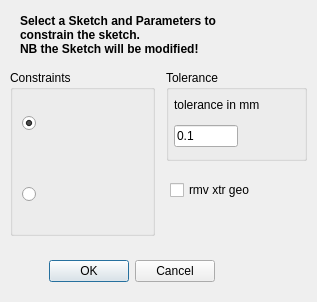
<?xml version="1.0" encoding="UTF-8"?>
<ui version="4.0">
 <class>CDialog</class>
 <widget class="QDialog" name="CDialog">
  <property name="geometry">
   <rect>
    <x>0</x>
    <y>0</y>
    <width>317</width>
    <height>302</height>
   </rect>
  </property>
  <property name="windowTitle">
   <string>Dialog</string>
  </property>
  <property name="windowIcon">
   <iconset>
    <normaloff>Sketcher_LockAll.png</normaloff>Sketcher_LockAll.png</iconset>
  </property>
  <property name="toolTip">
   <string notr="true"/>
  </property>
  <property name="statusTip">
   <string notr="true"/>
  </property>
  <property name="whatsThis">
   <string notr="true"/>
  </property>
  <widget class="QDialogButtonBox" name="buttonBox">
   <property name="geometry">
    <rect>
     <x>8</x>
     <y>255</y>
     <width>207</width>
     <height>32</height>
    </rect>
   </property>
   <property name="orientation">
    <enum>Qt::Horizontal</enum>
   </property>
   <property name="standardButtons">
    <set>QDialogButtonBox::Cancel|QDialogButtonBox::Ok</set>
   </property>
  </widget>
  <widget class="QLabel" name="Label_howto">
   <property name="geometry">
    <rect>
     <x>20</x>
     <y>5</y>
     <width>265</width>
     <height>61</height>
    </rect>
   </property>
   <property name="toolTip">
    <string notr="true">Select a Sketch and Parameters
to constraint the sketch
NB the Sketch will be modified!</string>
   </property>
   <property name="statusTip">
    <string notr="true"/>
   </property>
   <property name="whatsThis">
    <string notr="true"/>
   </property>
   <property name="text">
    <string notr="true">&lt;b&gt;Select a Sketch and Parameters to&lt;br&gt;constrain the sketch.&lt;br&gt;NB the Sketch will be modified!&lt;/b&gt;</string>
   </property>
  </widget>
  <widget class="QGroupBox" name="Constraints">
   <property name="geometry">
    <rect>
     <x>10</x>
     <y>70</y>
     <width>145</width>
     <height>166</height>
    </rect>
   </property>
   <property name="toolTip">
    <string notr="true"/>
   </property>
   <property name="statusTip">
    <string notr="true"/>
   </property>
   <property name="whatsThis">
    <string notr="true"/>
   </property>
   <property name="title">
    <string notr="true">Constraints</string>
   </property>
   <widget class="QWidget" name="verticalLayoutWidget">
    <property name="geometry">
     <rect>
      <x>12</x>
      <y>20</y>
      <width>125</width>
      <height>137</height>
     </rect>
    </property>
    <layout class="QVBoxLayout" name="verticalLayout">
     <item>
      <widget class="QRadioButton" name="all_constraints">
       <property name="minimumSize">
        <size>
         <width>92</width>
         <height>64</height>
        </size>
       </property>
       <property name="toolTip">
        <string notr="true">Lock Coincident, Horizontal
and Vertical</string>
       </property>
       <property name="text">
        <string notr="true"/>
       </property>
       <property name="icon">
        <iconset>
         <normaloff>Sketcher_LockAll.png</normaloff>Sketcher_LockAll.png</iconset>
       </property>
       <property name="iconSize">
        <size>
         <width>48</width>
         <height>48</height>
        </size>
       </property>
       <property name="checked">
        <bool>true</bool>
       </property>
      </widget>
     </item>
     <item>
      <widget class="QRadioButton" name="coincident">
       <property name="minimumSize">
        <size>
         <width>92</width>
         <height>64</height>
        </size>
       </property>
       <property name="toolTip">
        <string notr="true">Lock Coincident</string>
       </property>
       <property name="text">
        <string notr="true"/>
       </property>
       <property name="icon">
        <iconset>
         <normaloff>Sketcher_LockCoincident.png</normaloff>Sketcher_LockCoincident.png</iconset>
       </property>
       <property name="iconSize">
        <size>
         <width>48</width>
         <height>48</height>
        </size>
       </property>
       <property name="checked">
        <bool>false</bool>
       </property>
      </widget>
     </item>
    </layout>
   </widget>
  </widget>
  <widget class="QGroupBox" name="Tolerance">
   <property name="geometry">
    <rect>
     <x>166</x>
     <y>70</y>
     <width>141</width>
     <height>91</height>
    </rect>
   </property>
   <property name="toolTip">
    <string notr="true"/>
   </property>
   <property name="statusTip">
    <string notr="true"/>
   </property>
   <property name="whatsThis">
    <string notr="true"/>
   </property>
   <property name="title">
    <string notr="true">Tolerance</string>
   </property>
   <widget class="QWidget" name="verticalLayoutWidget_2">
    <property name="geometry">
     <rect>
      <x>8</x>
      <y>20</y>
      <width>125</width>
      <height>57</height>
     </rect>
    </property>
    <layout class="QVBoxLayout" name="verticalLayout_2">
     <item>
      <widget class="QLabel" name="label">
       <property name="toolTip">
        <string notr="true">mm</string>
       </property>
       <property name="statusTip">
        <string notr="true"/>
       </property>
       <property name="whatsThis">
        <string notr="true"/>
       </property>
       <property name="text">
        <string notr="true">tolerance in mm</string>
       </property>
      </widget>
     </item>
     <item>
      <widget class="QLineEdit" name="tolerance">
       <property name="minimumSize">
        <size>
         <width>64</width>
         <height>22</height>
        </size>
       </property>
       <property name="maximumSize">
        <size>
         <width>64</width>
         <height>22</height>
        </size>
       </property>
       <property name="toolTip">
        <string notr="true">Tolerance on Constraints</string>
       </property>
       <property name="statusTip">
        <string notr="true"/>
       </property>
       <property name="whatsThis">
        <string notr="true"/>
       </property>
       <property name="inputMethodHints">
        <set>Qt::ImhPreferNumbers</set>
       </property>
       <property name="inputMask">
        <string/>
       </property>
       <property name="text">
        <string notr="true">0.1</string>
       </property>
       <property name="placeholderText">
        <string notr="true"/>
       </property>
      </widget>
     </item>
    </layout>
   </widget>
  </widget>
  <widget class="QCheckBox" name="rmvXGeo">
   <property name="geometry">
    <rect>
     <x>170</x>
     <y>180</y>
     <width>141</width>
     <height>20</height>
    </rect>
   </property>
   <property name="toolTip">
    <string notr="true">remove duplicated geometries</string>
   </property>
   <property name="statusTip">
    <string/>
   </property>
   <property name="text">
    <string notr="true">rmv xtr geo</string>
   </property>
  </widget>
 </widget>
 <resources/>
 <connections>
  <connection>
   <sender>buttonBox</sender>
   <signal>accepted()</signal>
   <receiver>CDialog</receiver>
   <slot>accept()</slot>
   <hints>
    <hint type="sourcelabel">
     <x>248</x>
     <y>254</y>
    </hint>
    <hint type="destinationlabel">
     <x>157</x>
     <y>274</y>
    </hint>
   </hints>
  </connection>
  <connection>
   <sender>buttonBox</sender>
   <signal>rejected()</signal>
   <receiver>CDialog</receiver>
   <slot>reject()</slot>
   <hints>
    <hint type="sourcelabel">
     <x>316</x>
     <y>260</y>
    </hint>
    <hint type="destinationlabel">
     <x>286</x>
     <y>274</y>
    </hint>
   </hints>
  </connection>
 </connections>
</ui>
